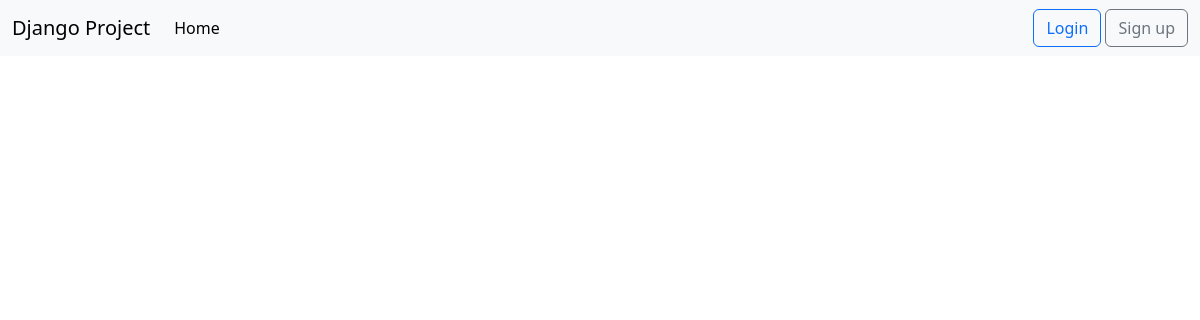
Page /list_of_feedbacks/ on the earlier database version.
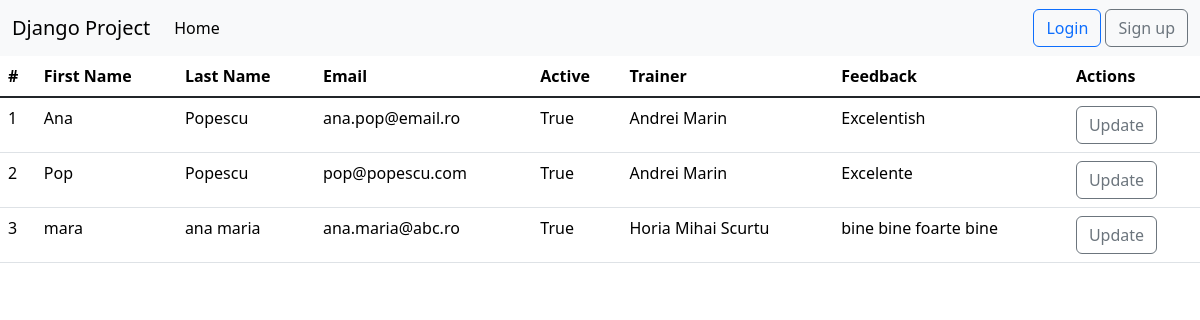
Same page on the later database version.
### feedback/models.py (models this page shows, shortened)
class Feedback(models.Model):
    first_name = models.CharField(max_length=40)
    last_name = models.CharField(max_length=40)
    email = models.EmailField(max_length=40)
    trainer = models.ForeignKey(Trainer, on_delete=models.CASCADE, null=True)
    message = models.TextField(max_length=400)
    active = models.BooleanField(default=True)
    created_at = models.DateTimeField(auto_now_add=True)
    updated_at = models.DateTimeField(auto_now=True)

### trainer/models.py (models this page shows)
class Trainer(models.Model):
    department_options = (('backend', 'Backend'),
                          ('frontend', 'Frontend'),
                          ('network', 'Network'))
    first_name = models.CharField(max_length=20)
    last_name = models.CharField(max_length=20)
    course = models.CharField(max_length=40)
    email = models.EmailField(max_length=40)
    department = models.CharField(max_length=10, choices=department_options)
    active = models.BooleanField(default=True)
    profile = models.ImageField(upload_to='profiles/', blank=True, null=True) #se poate pune si default = 'default.jpg', dar nu e neaparat nevoie. cred ca incarca baza de date aiurea...
    created_at = models.DateTimeField(auto_now_add=True)
    updated_at = models.DateTimeField(auto_now=True)
    def __str__(self):
        return f'{self.first_name} {self.last_name}'

### feedback/views.py (the view)
# urls.py: path('list_of_feedbacks/', views.FeedbackListView.as_view(), name='list-of-feedbacks'),
class FeedbackListView(ListView):
    template_name = 'feedback/list_of_feedbacks.html'
    model = Feedback
    context_object_name = 'all_feedbacks'

### djangoProject/context_processors.py (called while the page is built)
def get_all_trainers(request):
    get_trainers = Trainer.objects.all()
    return {'trainers': get_trainers}

### templates/feedback/list_of_feedbacks.html (shortened to what this page needs)
{%  extends 'base.html' %}
{% block content %}
    <div claa="container-fluid">
        <div class="row">
        {% if all_feedbacks %}
            <div class="col-md-12">
                <table class="table table-hover">
                    <thead>
                        <tr>
                            <th>#</th>
                            <th>First Name</th>
                            <th>Last Name</th>
                            <th>Email</th>
                            <th>Active</th>
                            <th>Trainer</th>
                            <th>Feedback</th>
                            <th>Actions</th>
                        </tr>
                    </thead>
                    <tbody class="table-group-divider">
                        {%  for feedback in all_feedbacks %}
                            <tr>
                                <td>{{ forloop.counter }}</td>
                                <td>{{ feedback.first_name }}</td>
                                <td>{{ feedback.last_name }}</td>
                                <td>{{ feedback.email }}</td>
                                <td>{{ feedback.active }}</td>
                                <td>{{ feedback.trainer }}</td>
                                <td>{{ feedback.message }}</td>
                                <td><a href="{% url 'update-feedback' feedback.id %}" class="btn btn-outline-secondary">Update</a></td>
                            </tr>
                        {% endfor %}
                    </tbody>
                </table>
            </div>
        {% endif %}
        </div>
    </div>
{% endblock %}

### templates/base.html (shortened to what this page needs)
<!DOCTYPE html>
{% load static %}
<html lang="en">
<head>
    <link href="https://cdn.jsdelivr.net/npm/bootstrap@5.3.1/dist/css/bootstrap.min.css" rel="stylesheet">
    <link rel="stylesheet" href="{% static 'css/my_style.css' %}"
</head>
<body>
{% include 'navbar.html' %}
{% block content %}{% endblock %}
</body>
</html>

### templates/navbar.html (shortened to what this page needs)
<nav class="navbar navbar-expand-lg bg-body-tertiary">
    <div class="container-fluid">
        <a class="navbar-brand" href="{% url 'home-page' %}">Django Project</a>
        <div class="collapse navbar-collapse" id="navbarSupportedContent">
            <ul class="navbar-nav me-auto mb-2 mb-lg-0">
                <li class="nav-item">
                    <a class="nav-link active" aria-current="page" href="{% url 'home-page' %}">Home</a>
                </li>
            </ul>
            {% if user.is_authenticated %}
                <a href="{% url 'logout' %}" class="btn btn-outline-secondary"> Logout, {{ user.username }}</a>
                <form class="d-flex" method="get" action="{% url 'search' %}" role="search">
                    <input class="form-control me-2" name="filter" type="search" placeholder="Search" aria-label="Search">
                    <button class="btn btn-outline-success" type="submit">Search</button>
                </form>
            {% else %}
                <div>
                    <a href="{% url 'login' %}" class="btn btn-outline-primary">Login</a>
                    <a href="{% url 'create-user' %}" class="btn btn-outline-secondary">Sign up</a>
                </div>
            {% endif %}
        </div>
    </div>
</nav>

Differences in the rows shown:
added Feedback: first_name "Ana", last_name "Popescu", email "ana.pop@email.ro", active "True", trainer "Andrei Marin", message "Excelentish"
added Feedback: first_name "Pop", last_name "Popescu", email "pop@popescu.com", active "True", trainer "Andrei Marin", message "Excelente"
added Feedback: first_name "mara", last_name "ana maria", email "ana.maria@abc.ro", active "True", trainer "Horia Mihai Scurtu", message "bine bine foarte bine"
Other differences:
text now shown: "# First Name Last Name Email Active Trainer Feedback Actions"
